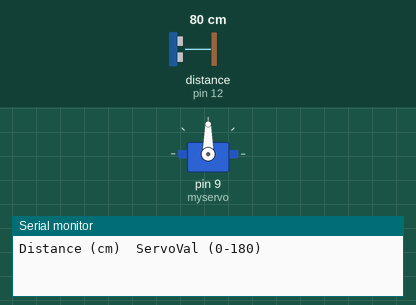
Bench run of a sketch on a simulated Arduino Uno, built with avr-gcc and run on an emulated ATmega328P. Shown: servo, the last lines printed to the serial monitor. Inputs (shaded band) come from the test bench; at power-on: distance to the obstacle (sensor on pin 12) 80 cm. The echo pulse lasts 58.3 µs per cm.

Above: at 2.2 s.
2.3 s: distance to the obstacle (sensor on pin 12) set to 52 cm
3.8 s: distance to the obstacle (sensor on pin 12) set to 44 cm
At 4.7 s:
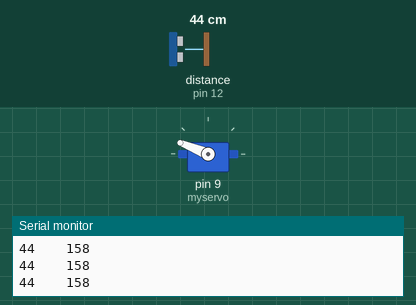
5.3 s: distance to the obstacle (sensor on pin 12) set to 2 cm
At 6.1 s:
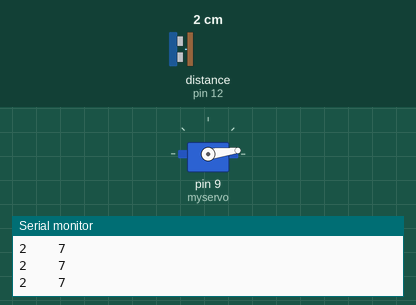
6.8 s: distance to the obstacle (sensor on pin 12) set to 9 cm
At 7.7 s:
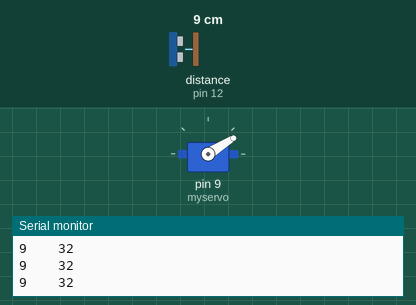
8.4 s: distance to the obstacle (sensor on pin 12) set to 18 cm
At 9.4 s:
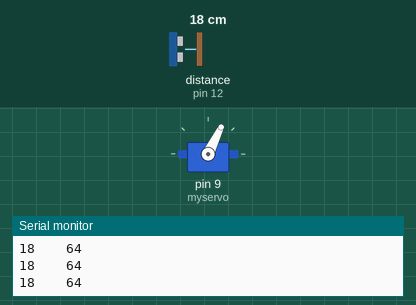
10.0 s: distance to the obstacle (sensor on pin 12) set to 35 cm
At 11.5 s:
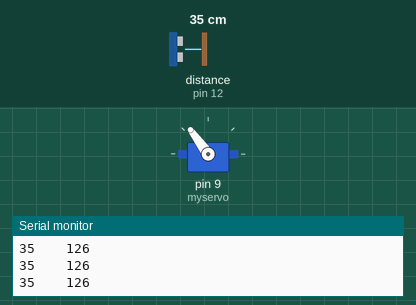
Timing chart, 0 to 12.5 s (numbered marks = the images above; inputs shaded):
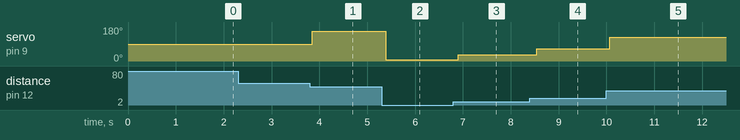

Measured:
- the behaviour switches between 50 and 49 cm on distance to the obstacle (sensor on pin 12) (found by bisection; images 0 and 1)
- after the input at 2.3 s, every drawn part: stays the same
- after the input at 3.8 s, servo on pin 9 (myservo): 90° → 158° after 0.05 s
- after the input at 5.3 s, servo on pin 9 (myservo): 158° → 7° after 0.09 s
- after the input at 6.8 s, servo on pin 9 (myservo): 7° → 32° after 0.10 s
- after the input at 8.4 s, servo on pin 9 (myservo): 32° → 64° after 0.15 s
- after the input at 10.0 s, servo on pin 9 (myservo): 64° → 126° after 0.07 s

The sketch:

02-02_SR04_Servo.ino
```cpp
#include "SR04.h"
#define TRIG_PIN 12
#define ECHO_PIN 11
  #include <Servo.h>
  Servo myservo;
SR04 sr04 = SR04(ECHO_PIN,TRIG_PIN);
long a;

void setup() {
   Serial.begin(9600);
   delay(1000);

   Serial.println(F("Distance (cm)\tServoVal (0-180)"));
   myservo.attach(9);
}

void loop() {
   a=sr04.Distance();
   //Serial.print(a);
   //Serial.println("cm");
   while(a < 50)
   {
      Serial.print(a);
     int xval = map(a, 0, 50, 0, 180);
     myservo.write(xval);
     Serial.print(F("\t\t"));
     Serial.println(xval);
     //Serial.println("cm");
     delay(100);
     a=sr04.Distance();

   }
}
```
